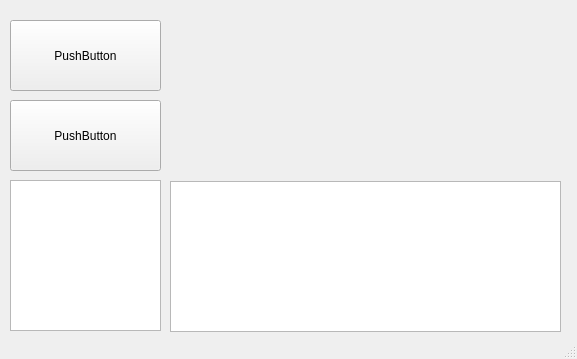
<?xml version="1.0" encoding="UTF-8"?>
<ui version="4.0">
 <class>MainWindow</class>
 <widget class="QMainWindow" name="MainWindow">
  <property name="geometry">
   <rect>
    <x>0</x>
    <y>0</y>
    <width>577</width>
    <height>359</height>
   </rect>
  </property>
  <property name="windowTitle">
   <string>MainWindow</string>
  </property>
  <widget class="QWidget" name="centralwidget">
   <widget class="QPushButton" name="pushButton">
    <property name="geometry">
     <rect>
      <x>10</x>
      <y>20</y>
      <width>151</width>
      <height>71</height>
     </rect>
    </property>
    <property name="text">
     <string>PushButton</string>
    </property>
   </widget>
   <widget class="QPushButton" name="pushButton_2">
    <property name="geometry">
     <rect>
      <x>10</x>
      <y>100</y>
      <width>151</width>
      <height>71</height>
     </rect>
    </property>
    <property name="text">
     <string>PushButton</string>
    </property>
   </widget>
   <widget class="QTextBrowser" name="textBrowser">
    <property name="geometry">
     <rect>
      <x>170</x>
      <y>181</y>
      <width>391</width>
      <height>151</height>
     </rect>
    </property>
   </widget>
   <widget class="QGraphicsView" name="graphicsView">
    <property name="geometry">
     <rect>
      <x>10</x>
      <y>180</y>
      <width>151</width>
      <height>151</height>
     </rect>
    </property>
   </widget>
  </widget>
  <widget class="QStatusBar" name="statusbar"/>
 </widget>
 <resources/>
 <connections/>
 <designerdata>
  <property name="gridDeltaX">
   <number>10</number>
  </property>
  <property name="gridDeltaY">
   <number>10</number>
  </property>
  <property name="gridSnapX">
   <bool>true</bool>
  </property>
  <property name="gridSnapY">
   <bool>true</bool>
  </property>
  <property name="gridVisible">
   <bool>true</bool>
  </property>
 </designerdata>
</ui>
